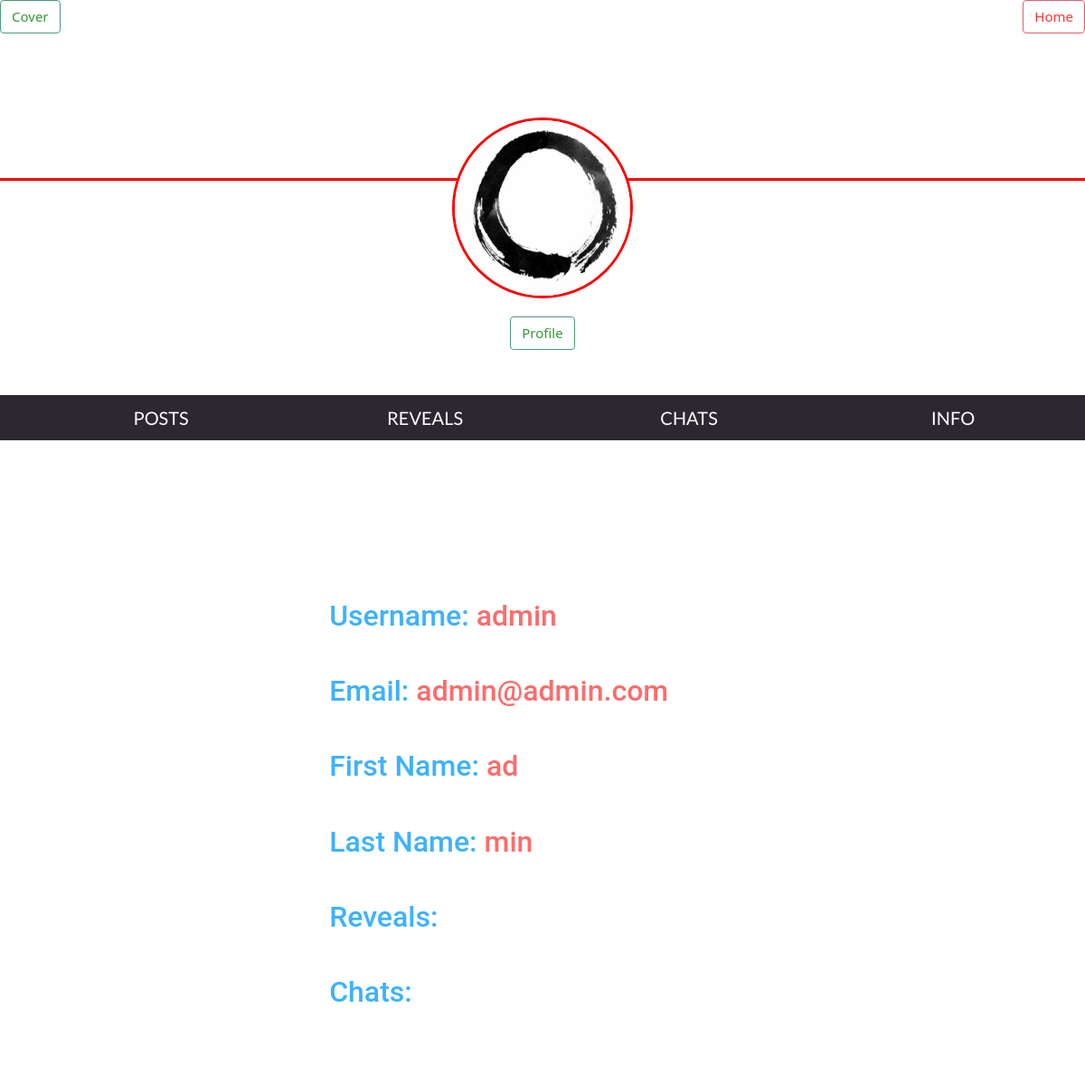
The page /profile/admin/info/ (signed in) on the database as committed earlier.
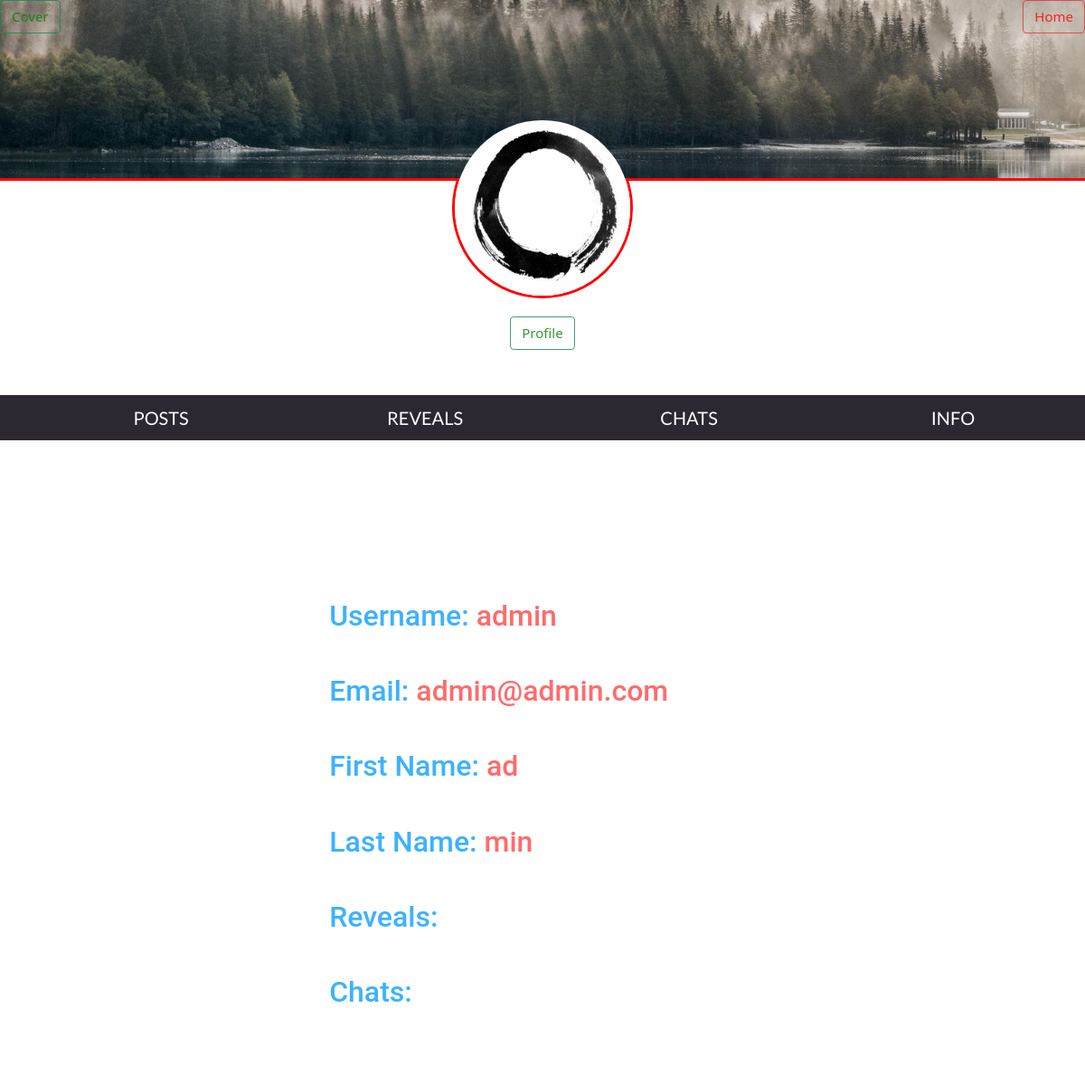
The same page on the database as committed later.
### users/models.py (models this page shows, shortened)
class ProfileInfo(models.Model):
    user = models.OneToOneField(User,on_delete=models.CASCADE, unique=True)
    cover_image = models.ImageField(null=True, blank=True,upload_to='cover/')
    profile_image = models.ImageField(null=True, blank=True,upload_to='avatar/')

### users/views.py (the view)
# urls.py: path('profile/<username>/info/', views.info_profile, name="info_profile"),
@login_required
def info_profile(request, username):
    user_post = ProfileInfo.objects.get(user = request.user)
    return render(request, "users/info.html", {'user_post': user_post})

### users/templates/users/info.html (shortened to what this page needs)
{% extends "users/base.html" %}
{% block content %}
<div class="container">
  <h2>Username: <span class="inf">{{ user.get_username }}</span></h2>
  <h2>Email: <span class="inf">{{ user.email }}</span></h2>
  <h2>First Name: <span class="inf">{{ user.first_name }}</span></h2>
  <h2>Last Name: <span class="inf">{{ user.last_name }}</span></h2>
  <h2>Reveals: </h2>
  <h2>Chats: </h2>
</div>
{% endblock %}

### users/templates/users/base.html (shortened to what this page needs)
<!DOCTYPE html>
{% load static %}
<html lang="en">
<head>
  <link rel='stylesheet' href='https://cdnjs.cloudflare.com/ajax/libs/twitter-bootstrap/5.0.2/css/bootstrap.min.css'>
  <link href="{% static 'css/users/base.css' %}" rel="stylesheet" />
</head>
<body>
    <div class="container-top">
  <div class="cover">
    <a type="button" class="btn btn-danger home" href="{% url 'user:main' %}">Home</a>
    <a type="button" class="btn-cover btn btn-success" href="{% url 'user:upload_cover' %}">Cover</a>
      <img class="imgcover" src="/media/{{ user_post.cover_image }}"  onerror="this.style.display='none';"/></div>
  <div class="profile-border">
    <img class="profile" src="/media/{{ user_post.profile_image }}" onerror="this.style.display='none';"/>
    </div>
   <div class="username">
    <a type="button" class="btn btn-success btn-profile" href="{% url 'user:upload_profile_img' %}">Profile</a>
    </div>
</div>
<nav class="nav" id="navbar"><ul>
<li><a href="{% url 'user:Profile' username=user.username %}">POSTS</a></li>
<li><a href="">REVEALS</a></li>
<li><a href="">CHATS<a/></li>
<li><a href="{% url 'user:info_profile' username=user.username %}">INFO<a/></li>
</ul></nav>
{% block content %}{% endblock %}
</body>
</html>

Rows that differ between the two databases and show on the page:
changed ProfileInfo: cover_image: picture added
